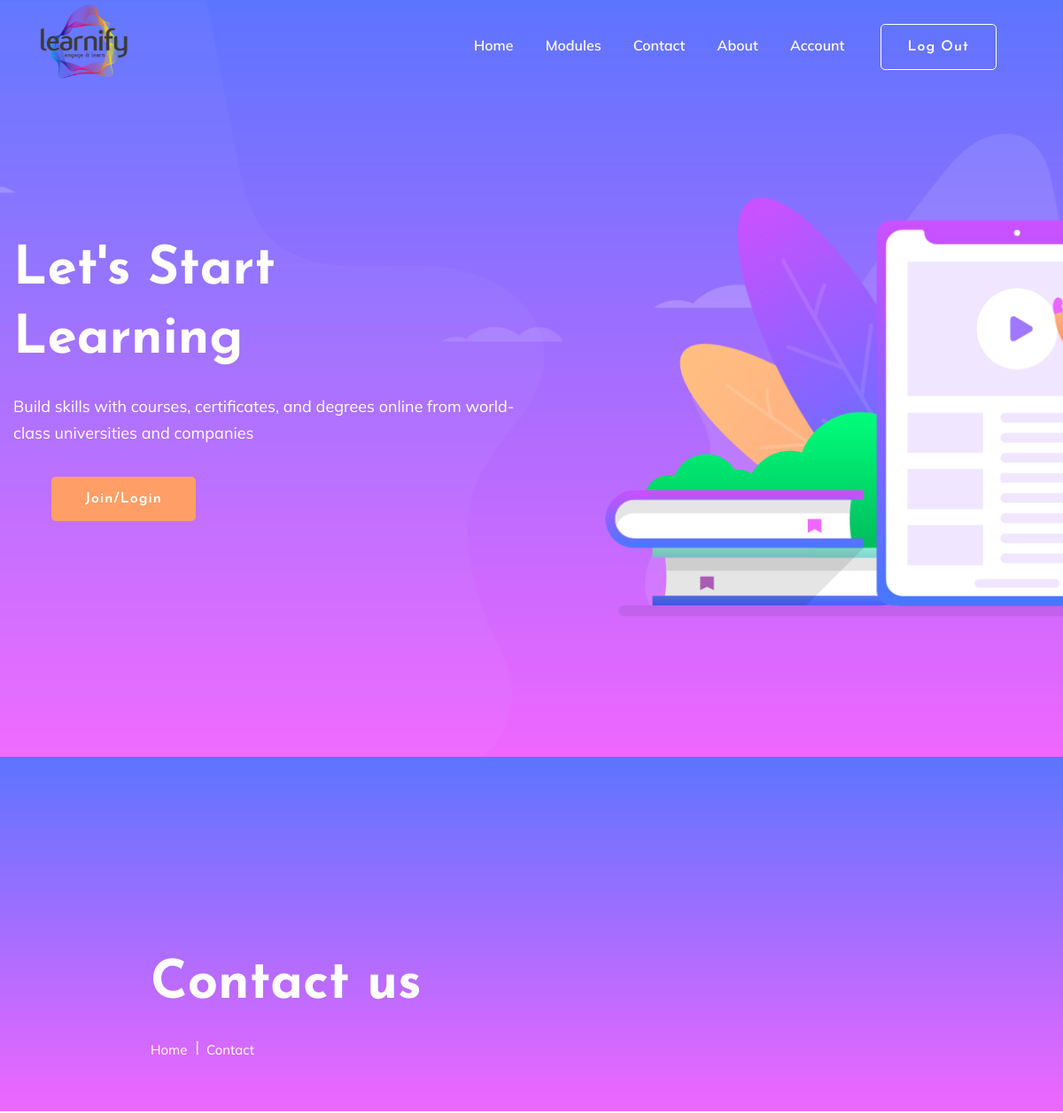
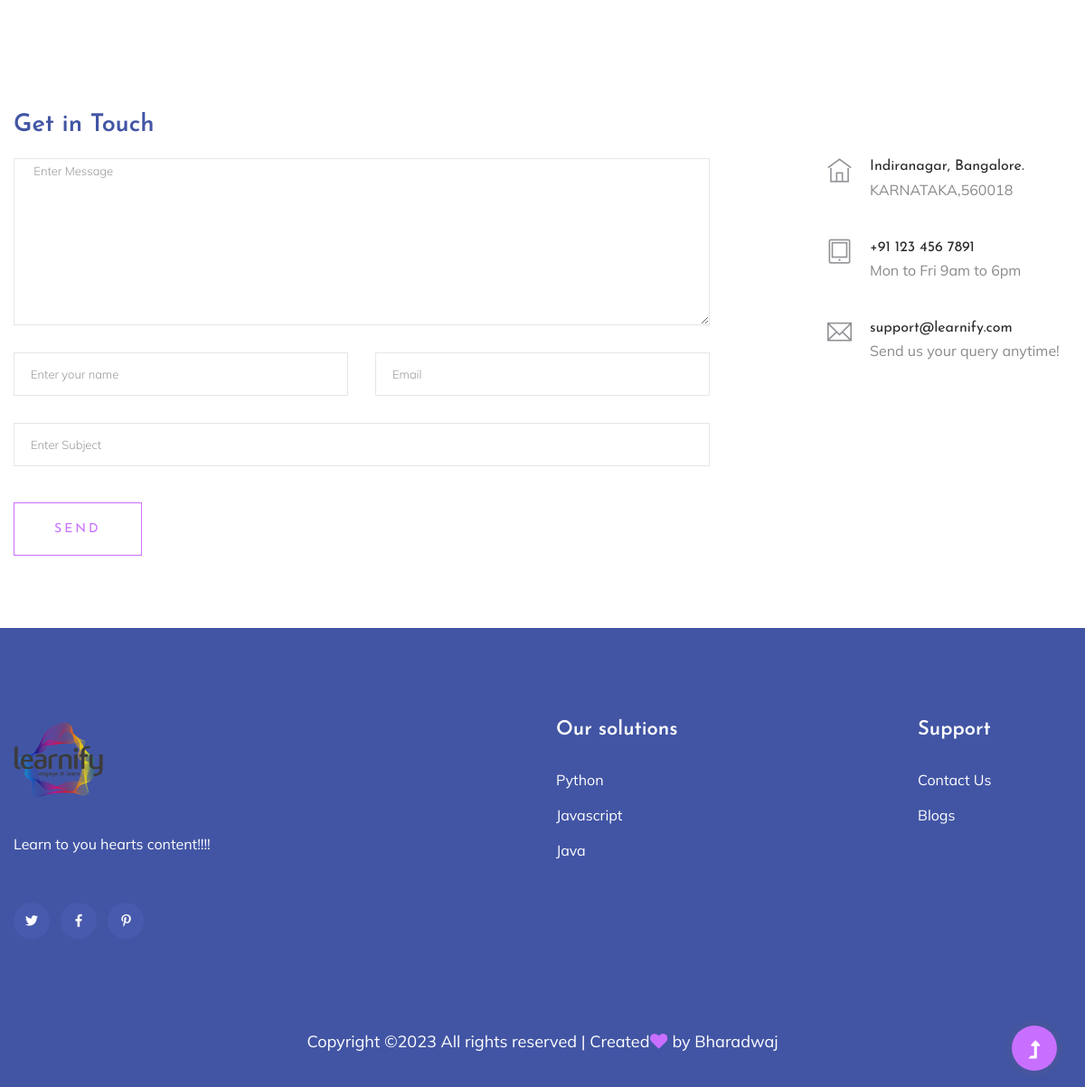
Page /contact/ on the committed database (2 pictures, top to bottom).
### Adminapp/models.py (models this page shows)
class CModulesDB(models.Model):
    NewModule = models.CharField(max_length=100,null=True,blank=True)
    Subject = models.CharField(max_length=100,null=True,blank=True)
    Material = models.CharField(max_length=100,null=True,blank=True)
    Image = models.ImageField(upload_to='module',null=True,blank=True)
    Files = models.FileField(upload_to='files',max_length=250)
    Select = models.CharField(max_length=100,null=True,blank=True)

### webapp/views.py (the view)
# urls.py: path('contact/',views.contact,name="contact"),
def contact(req):
    moddata = CModulesDB.objects.all()
    return render(req,"Contact.html",{'moddata':moddata})

### webapp/templates/Contact.html (shortened to what this page needs)
<!DOCTYPE html>
{% extends 'Indexpage.html' %}
{% load static %}
{% block content %}
<html lang="en">
<head>
</head>
<body>
<main>
    <section class="slider-area slider-area2">
        <div class="slider-active slick-initialized slick-slider">
        <div class="slick-list draggable"><div class="slick-track" style="opacity: 1; width: 890px;"><div class="single-slider slider-height2 slick-slide slick-current slick-active" tabindex="0" style="width: 890px; position: relative; left: 0px; top: 0px; z-index: 999; opacity: 1;" data-slick-index="0" aria-hidden="false">
                <div class="container">
                    <div class="row">
                        <div class="col-xl-8 col-lg-11 col-md-12">
                            <div class="hero__caption hero__caption2">
                                <h1 data-animation="bounceIn" data-delay="0.2s" class="" style="animation-delay: 0.2s;">Contact us</h1>
                                <nav aria-label="breadcrumb">
                                    <ol class="breadcrumb">
                                        <li class="breadcrumb-item"><a href="{% url 'indexpage' %}" tabindex="0">Home</a></li>
                                        <li class="breadcrumb-item"><a href="{% url 'contact' }" tabindex="0">Contact</a></li>
                                    </ol>
                                </nav>
                            </div>
                        </div>
                    </div>
                </div>
            </div></div></div></div>
    </section>
    <section class="contact-section">
        <div class="container">
            <div class="d-none d-sm-block mb-5 pb-4">
            </div>
            <div class="row">
                <div class="col-12">
                    <h2 class="contact-title">Get in Touch</h2>
                </div>
                <div class="col-lg-8">
                    <form class="form-contact " action="{% url 'contactsave' %}" method="post" >
                        <div class="row">
                            <div class="col-12">
                                <div class="form-group">
                                    <textarea class="form-control w-100" name="message" id="message" cols="30" rows="9" placeholder=" Enter Message"></textarea>
                                </div>
                            </div>
                            <div class="col-sm-6">
                                <div class="form-group">
                                    <input class="form-control valid" name="name" id="name" type="text" placeholder="Enter your name">
                                </div>
                            </div>
                            <div class="col-sm-6">
                                <div class="form-group">
                                    <input class="form-control valid" name="email" id="email" type="email"  placeholder="Email">
                                </div>
                            </div>
                            <div class="col-12">
                                <div class="form-group">
                                    <input class="form-control" name="subject" id="subject" type="text"  placeholder="Enter Subject">
                                </div>
                            </div>
                        </div>
                        <div class="form-group mt-3">
                            <button type="submit" class="button button-contactForm boxed-btn">Send</button>
                        </div>
                    </form>
                </div>
                <div class="col-lg-3 offset-lg-1">
                    <div class="media contact-info">
                        <span class="contact-info__icon"><i class="ti-home"></i></span>
                        <div class="media-body">
                            <h3>Indiranagar, Bangalore.</h3>
                            <p>KARNATAKA,560018</p>
                        </div>
                    </div>
                    <div class="media contact-info">
                        <span class="contact-info__icon"><i class="ti-tablet"></i></span>
                        <div class="media-body">
                            <h3>+91 123 456 7891</h3>
                            <p>Mon to Fri 9am to 6pm</p>
                        </div>
                    </div>
                    <div class="media contact-info">
                        <span class="contact-info__icon"><i class="ti-email"></i></span>
                        <div class="media-body">
                            <h3>support@learnify.com</h3>
                            <p>Send us your query anytime!</p>
                        </div>
                    </div>
                </div>
            </div>
        </div>
    </section>
</main>
</body>
</html>
{% endblock %}

### webapp/templates/Indexpage.html (shortened to what this page needs)
<!Doctype html>
{% load static %}
<html class="no-js" lang="zxx">
<head>
    <link href="https://cdn.jsdelivr.net/npm/bootstrap@5.3.1/dist/css/bootstrap.min.css"
          rel="stylesheet"
>
    <link rel="stylesheet" href="{% static 'assets/css/bootstrap.min.css' %}">
    <link rel="stylesheet" href="{% static 'assets/css/owl.carousel.min.css' %}">
    <link rel="stylesheet" href="{% static 'assets/css/slicknav.css' %}">
    <link rel="stylesheet" href="{% static 'assets/css/flaticon.css' %}">
    <link rel="stylesheet" href="{% static 'assets/css/progressbar_barfiller.css' %}">
    <link rel="stylesheet" href="{% static 'assets/css/gijgo.css' %}">
    <link rel="stylesheet" href="{% static 'assets/css/animate.min.css' %}">
    <link rel="stylesheet" href="{% static 'assets/css/animated-headline.css' %}">
    <link rel="stylesheet" href="{% static 'assets/css/magnific-popup.css' %}">
    <link rel="stylesheet" href="{% static 'assets/css/fontawesome-all.min.css' %}">
    <link rel="stylesheet" href="{% static 'assets/css/themify-icons.css' %}">
    <link rel="stylesheet" href="{% static 'assets/css/slick.css' %}">
    <link rel="stylesheet" href="{% static 'assets/css/nice-select.css' %}">
    <link rel="stylesheet" href="{% static 'assets/css/style.css' %}">
</head>
<body>
    <header>
        <div class="header-area header-transparent">
            <div class="main-header ">
                <div class="header-bottom  header-sticky">
                    <div class="container-fluid">
                        <div class="row align-items-center">
                            <div class="col-xl-2 col-lg-2">
                                <div class="logo">
                                    <a href="{% url 'indexpage' %}"><img src="{% static 'assets/img/logo/Learnify-LL-1.png' %}" width="100px" height="100px" alt=""></a>
                                </div>
                            </div>
                            <div class="col-xl-10 col-lg-10">
                                <div class="menu-wrapper d-flex align-items-center justify-content-end">
                                    <div class="main-menu d-none d-lg-block">
                                        <nav>
                                            <ul id="navigation">
                                                <li class="active" ><a href="{% url 'indexpage' %}">Home</a></li>
                                                <li><a href="{% url 'indexpage' %}">Modules</a>
                                                </li>
                                                <li><a href="{% url 'contact' %}">Contact</a></li>
                                                <li><a href="{% url 'about' %}">About</a></li>
                                                <li><a href="{% url 'indexpage' %}">Account</a>
                                                </li>
                                                <li class="button-header"><a href="{% url 'Userlogout' %}" class="btn btn3">Log out</a></li>
                                            </ul>
                                        </nav>
                                    </div>
                                </div>
                            </div>
                            <div class="col-12">
                            </div>
                        </div>
                    </div>
                </div>
            </div>
        </div>
    </header>
    <main>
        <section class="slider-area ">
            <div class="slider-active">
                <div class="single-slider slider-height d-flex align-items-center">
                    <div class="container">
                        <div class="row">
                            <div class="col-xl-6 col-lg-7 col-md-12">
                                <div class="hero__caption">
                                    <h1 data-animation="fadeInLeft" data-delay="0.2s">Let's Start<br> Learning</h1>
                                    <p data-animation="fadeInLeft" data-delay="0.4s">Build skills with courses, certificates, and degrees online from world-class universities and companies</p>
                                    {% if request.session.username %}
                                    <li class="button-header margin-left "><a href="{% url 'Register' %}" class="btn">{{request.session.username}}</a></li>
                                    {% else %}
                                    <li class="button-header margin-left "><a href="{% url 'Register' %}" class="btn">Join/Login</a></li>
                                    {% endif %}
                                </div>
                            </div>
                        </div>
                    </div>
                </div>
            </div>
        </section>
{% block content %}{% endblock %}
    <footer>
     <div class="footer-wrappper footer-bg">
        <div class="footer-area footer-padding">
            <div class="container">
                <div class="row justify-content-between">
                    <div class="col-xl-4 col-lg-5 col-md-4 col-sm-6">
                        <div class="single-footer-caption mb-50">
                            <div class="single-footer-caption mb-30">
                                <div class="footer-logo mb-25">
                                    <a href="{% url 'indexpage' %}"><img src="{% static 'assets/img/logo/Learnify-LL-1.png' %}" width="100px" height="100px" alt=""></a>
                                </div>
                                <div class="footer-tittle">
                                    <div class="footer-pera">
                                        <p>Learn to you hearts content!!!!</p>
                                    </div>
                                </div>
                                <div class="footer-social">
                                    <a href="#"><i class="fab fa-twitter"></i></a>
                                    <a href="#"><i class="fab fa-facebook-f"></i></a>
                                    <a href="#"><i class="fab fa-pinterest-p"></i></a>
                                </div>
                            </div>
                        </div>
                    </div>
                    <div class="col-xl-2 col-lg-3 col-md-4 col-sm-5">
                        <div class="single-footer-caption mb-50">
                            <div class="footer-tittle">
                                <h4>Our solutions</h4>
                                <ul>
                                    {% for k in moddata %}
                                    <li><a href="{% url 'module1' lesson_get=k.Subject %}">{{k.Subject}}</a></li>
                                    {% endfor %}
                                </ul>
                            </div>
                        </div>
                    </div>
                    <div class="col-xl-2 col-lg-4 col-md-4 col-sm-6">
                        <div class="single-footer-caption mb-50">
                            <div class="footer-tittle">
                                <h4>Support</h4>
                                <ul>
                                    <li><a href="{% url 'contact' %}">Contact Us</a></li>
                                    <li><a href="{% url 'about' %}">Blogs</a></li>
                                </ul>
                            </div>
                        </div>
                    </div>
                </div>
            </div>
        </div>
        <div class="footer-bottom-area">
            <div class="container">
                <div class="footer-border">
                    <div class="row d-flex align-items-center">
                        <div class="col-xl-12 ">
                            <div class="footer-copy-right text-center">
                                <p>
                                  Copyright &copy;<script>document.write(new Date().getFullYear());</script> All rights reserved | Created<i class="fa fa-heart" aria-hidden="true"></i> by <a href="#" target="_blank">Bharadwaj</a>
                                  </p>
                              </div>
                          </div>
                      </div>
                  </div>
              </div>
          </div>
      </div>
  </footer>
  <div id="back-top" >
    <a title="Go to Top" href="#"> <i class="fas fa-level-up-alt"></i></a>
</div>
</body>
</html>

### rows in the picture
CModulesDB: Subject "Python"
CModulesDB: Subject "Javascript"
CModulesDB: Subject "Java"
